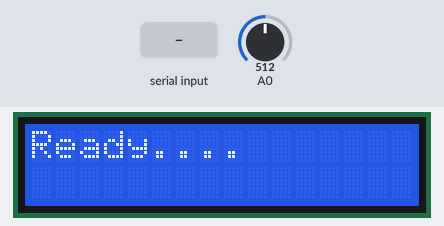
Recording of a sketch running on a simulated Arduino Uno, built with avr-gcc and run on an emulated ATmega328P. On the bench: 16×2 character LCD. The inputs (shaded band) are chosen by the test bench; at power-on: A0 = 512. What the sketch prints to the serial monitor is not drawn.

Above: at 1.2 s.
1.3 s: "1" received over Serial
At 2.27 s:
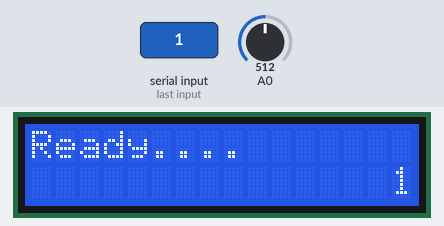
At 2.68 s:
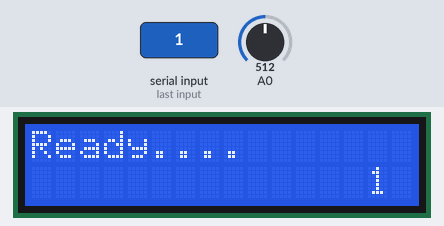
Timing chart, 0 to 4.3 s (numbered marks = the images above; inputs shaded):
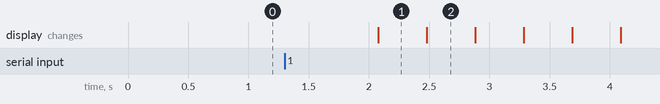

The sketch:

ScrollingLCDOutput.ino
```cpp
//Sample using LiquidCrystal library
#include <LiquidCrystal.h>

/*******************************************************
 *
 * This program will test the LCD panel and the buttons
 * Mark Bramwell, July 2010
 *
 ********************************************************/

// select the pins used on the LCD panel
LiquidCrystal lcd(8, 9, 4, 5, 6, 7);

// define some values used by the panel and buttons
int lcd_key     = 0;
int adc_key_in  = 0;
#define btnRIGHT  0
#define btnUP     1
#define btnDOWN   2
#define btnLEFT   3
#define btnSELECT 4
#define btnNONE   5

#define LCDWIDTH 16

int incomingByte = 0;
char input;
char data[LCDWIDTH+1];
int line = 0;

// read the buttons
int read_LCD_buttons()
{
  adc_key_in = analogRead(0);      // read the value from the sensor
  // my buttons when read are centered at these valies: 0, 144, 329, 504, 741
  // we add approx 50 to those values and check to see if we are close
  if (adc_key_in > 1000) return btnNONE; // We make this the 1st option for speed reasons since it will be the most likely result
  if (adc_key_in < 50)   return btnRIGHT;
  if (adc_key_in < 195)  return btnUP;
  if (adc_key_in < 380)  return btnDOWN;
  if (adc_key_in < 555)  return btnLEFT;
  if (adc_key_in < 790)  return btnSELECT;
  return btnNONE;  // when all others fail, return this...
}

void setup()
{
  Serial.begin(9600);
  lcd.begin(LCDWIDTH, 2);              // start the library
  lcd.setCursor(0,0);

   lcd.print("Ready...."); // print a simple message
   for ( int i = 0 ; i <= LCDWIDTH ; i++ )
   {
       data[i] = ' ';
   }
}

void loop()
{
  //lcd.setCursor(9,1);            // move cursor to second line "1" and 9 spaces over
  //lcd.print(millis()/1000);      // display seconds elapsed since power-up
  //lcd.setCursor(0,1);            // move to the begining of the second line

  lcd.setCursor(0,1);
  for ( int i = 1 ; i <= LCDWIDTH ; i++ )
        {
            data[i-1] = data[i];
            lcd.print(data[i-1]);
        }

  if ( !Serial.available() )
  {
    data[LCDWIDTH] = ' ';
  } else {
    // send data only when you receive data:
    input = Serial.read();
    switch(input) {

    default:
      if(input > 31) {         // first printable character, the space ' ' is 32


        data[LCDWIDTH] = input;


        //lcd.noAutoscroll();
        Serial.println(input);
        //lcd.noAutoscroll();
      }
    }
  }

  delay(400);

  lcd_key = read_LCD_buttons();  // read the buttons

  /*switch (lcd_key)               // depending on which button was pushed, we perform an action
   {
   case btnRIGHT:
   {
   lcd.print("RIGHT ");
   break;
   }
   case btnLEFT:
   {
   lcd.print("LEFT   ");
   break;
   }
   case btnUP:
   {
   lcd.print("UP    ");
   break;
   }
   case btnDOWN:
   {
   lcd.print("DOWN  ");
   break;
   }
   case btnSELECT:
   {
   lcd.print("SELECT");
   break;
   }
   case btnNONE:
   {
   lcd.print("NONE  ");
   break;
   }
   }*/

}
```

Measured:
- after the input at 1.3 s, the display: changes after 0.78 s (image 1)
- what the display in image 1 shows lasts 0.4 s, from 2.1 s to 2.5 s
